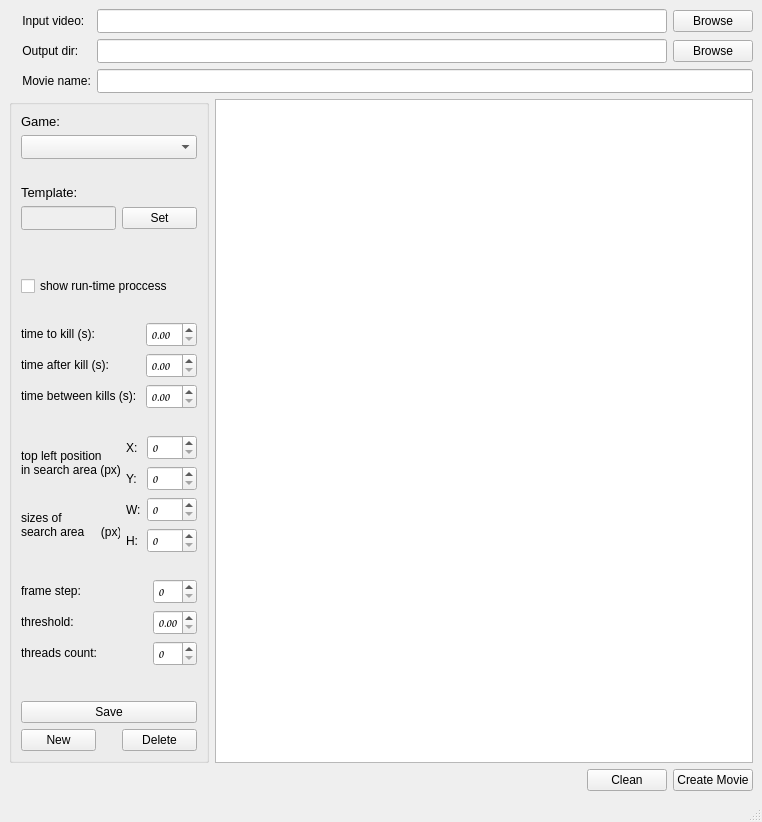
<?xml version="1.0" encoding="UTF-8"?>
<ui version="4.0">
 <class>MainWindow</class>
 <widget class="QMainWindow" name="MainWindow">
  <property name="geometry">
   <rect>
    <x>0</x>
    <y>0</y>
    <width>762</width>
    <height>822</height>
   </rect>
  </property>
  <property name="minimumSize">
   <size>
    <width>600</width>
    <height>0</height>
   </size>
  </property>
  <property name="windowTitle">
   <string notr="true">MovieHighlighter</string>
  </property>
  <widget class="QWidget" name="centralwidget">
   <layout class="QGridLayout" name="gridLayout_3">
    <item row="2" column="0">
     <layout class="QHBoxLayout" name="horizontalLayout_2">
      <item>
       <widget class="QGroupBox" name="propertyes_group_box">
        <property name="minimumSize">
         <size>
          <width>200</width>
          <height>0</height>
         </size>
        </property>
        <property name="maximumSize">
         <size>
          <width>177</width>
          <height>16777215</height>
         </size>
        </property>
        <property name="title">
         <string/>
        </property>
        <layout class="QGridLayout" name="gridLayout_4">
         <item row="9" column="0">
          <layout class="QVBoxLayout" name="verticalLayout_7">
           <property name="sizeConstraint">
            <enum>QLayout::SetFixedSize</enum>
           </property>
           <item>
            <layout class="QFormLayout" name="formLayout_4">
             <property name="sizeConstraint">
              <enum>QLayout::SetMinimumSize</enum>
             </property>
             <item row="0" column="0">
              <widget class="QLabel" name="ttk_lable">
               <property name="font">
                <font>
                 <pointsize>9</pointsize>
                </font>
               </property>
               <property name="toolTip">
                <string>How many seconds write to movie befor kill</string>
               </property>
               <property name="text">
                <string>time to kill (s):</string>
               </property>
              </widget>
             </item>
             <item row="0" column="1">
              <widget class="QDoubleSpinBox" name="ttk_spin">
               <property name="font">
                <font>
                 <family>Comic Sans MS</family>
                </font>
               </property>
               <property name="toolTip">
                <string>How many seconds write to movie befor kill</string>
               </property>
               <property name="styleSheet">
                <string notr="true"/>
               </property>
              </widget>
             </item>
             <item row="1" column="0">
              <widget class="QLabel" name="tak_lable">
               <property name="font">
                <font>
                 <pointsize>9</pointsize>
                </font>
               </property>
               <property name="toolTip">
                <string>How many seconds write to movie after kill</string>
               </property>
               <property name="text">
                <string>time after kill (s):</string>
               </property>
              </widget>
             </item>
             <item row="1" column="1">
              <widget class="QDoubleSpinBox" name="tak_spin">
               <property name="font">
                <font>
                 <family>Comic Sans MS</family>
                </font>
               </property>
               <property name="toolTip">
                <string>How many seconds write to movie after kill</string>
               </property>
              </widget>
             </item>
             <item row="2" column="0">
              <widget class="QLabel" name="tbk_lable">
               <property name="font">
                <font>
                 <pointsize>9</pointsize>
                </font>
               </property>
               <property name="toolTip">
                <string>How many seconds count before splice moments</string>
               </property>
               <property name="text">
                <string>time between kills (s): </string>
               </property>
              </widget>
             </item>
             <item row="2" column="1">
              <widget class="QDoubleSpinBox" name="tbk_spin">
               <property name="font">
                <font>
                 <family>Comic Sans MS</family>
                </font>
               </property>
               <property name="toolTip">
                <string>How many seconds count before splice moments</string>
               </property>
              </widget>
             </item>
            </layout>
           </item>
           <item>
            <spacer name="horizontalSpacer_2">
             <property name="orientation">
              <enum>Qt::Horizontal</enum>
             </property>
             <property name="sizeHint" stdset="0">
              <size>
               <width>40</width>
               <height>20</height>
              </size>
             </property>
            </spacer>
           </item>
           <item>
            <layout class="QGridLayout" name="gridLayout_2">
             <item row="3" column="1">
              <widget class="QLabel" name="width_lable">
               <property name="text">
                <string>H:</string>
               </property>
              </widget>
             </item>
             <item row="0" column="0" rowspan="2">
              <widget class="QLabel" name="pos_metrixs_lable">
               <property name="font">
                <font>
                 <pointsize>9</pointsize>
                </font>
               </property>
               <property name="toolTip">
                <string>Start point (x, y) in your video (not monitor)</string>
               </property>
               <property name="text">
                <string>&lt;html&gt;&lt;head/&gt;&lt;body&gt;&lt;p&gt;top left position&lt;br/&gt;in search area (px)&lt;/p&gt;&lt;/body&gt;&lt;/html&gt;</string>
               </property>
              </widget>
             </item>
             <item row="1" column="2">
              <widget class="QSpinBox" name="posY_spin">
               <property name="minimumSize">
                <size>
                 <width>50</width>
                 <height>0</height>
                </size>
               </property>
               <property name="font">
                <font>
                 <family>Comic Sans MS</family>
                </font>
               </property>
               <property name="toolTip">
                <string>Rectangel from point </string>
               </property>
              </widget>
             </item>
             <item row="2" column="2">
              <widget class="QSpinBox" name="width_spin">
               <property name="minimumSize">
                <size>
                 <width>50</width>
                 <height>0</height>
                </size>
               </property>
               <property name="font">
                <font>
                 <family>Comic Sans MS</family>
                </font>
               </property>
              </widget>
             </item>
             <item row="0" column="1">
              <widget class="QLabel" name="posX_lable">
               <property name="text">
                <string>X:</string>
               </property>
              </widget>
             </item>
             <item row="0" column="2">
              <widget class="QSpinBox" name="posX_spin">
               <property name="enabled">
                <bool>true</bool>
               </property>
               <property name="minimumSize">
                <size>
                 <width>50</width>
                 <height>0</height>
                </size>
               </property>
               <property name="font">
                <font>
                 <family>Comic Sans MS</family>
                </font>
               </property>
               <property name="toolTip">
                <string/>
               </property>
              </widget>
             </item>
             <item row="2" column="1">
              <widget class="QLabel" name="height_lable">
               <property name="text">
                <string>W:</string>
               </property>
              </widget>
             </item>
             <item row="2" column="0" rowspan="2">
              <widget class="QLabel" name="size_metrix_lable">
               <property name="font">
                <font>
                 <pointsize>9</pointsize>
                </font>
               </property>
               <property name="toolTip">
                <string>Rectagel where search kills flags</string>
               </property>
               <property name="text">
                <string>sizes of
search area     (px)</string>
               </property>
              </widget>
             </item>
             <item row="1" column="1">
              <widget class="QLabel" name="posY_lable">
               <property name="text">
                <string>Y:</string>
               </property>
              </widget>
             </item>
             <item row="3" column="2">
              <widget class="QSpinBox" name="height_spin">
               <property name="minimumSize">
                <size>
                 <width>50</width>
                 <height>0</height>
                </size>
               </property>
               <property name="font">
                <font>
                 <family>Comic Sans MS</family>
                </font>
               </property>
              </widget>
             </item>
            </layout>
           </item>
           <item>
            <spacer name="horizontalSpacer_3">
             <property name="orientation">
              <enum>Qt::Horizontal</enum>
             </property>
             <property name="sizeHint" stdset="0">
              <size>
               <width>40</width>
               <height>20</height>
              </size>
             </property>
            </spacer>
           </item>
           <item>
            <layout class="QFormLayout" name="formLayout_5">
             <item row="0" column="0">
              <widget class="QLabel" name="frame_step_lable">
               <property name="font">
                <font>
                 <pointsize>9</pointsize>
                </font>
               </property>
               <property name="toolTip">
                <string>How many frames skip - increment</string>
               </property>
               <property name="text">
                <string>frame step:</string>
               </property>
              </widget>
             </item>
             <item row="0" column="1">
              <widget class="QSpinBox" name="frame_step_spin">
               <property name="font">
                <font>
                 <family>Comic Sans MS</family>
                </font>
               </property>
               <property name="toolTip">
                <string>How many frames skip - increment</string>
               </property>
              </widget>
             </item>
             <item row="1" column="0">
              <widget class="QLabel" name="threshold_lable">
               <property name="font">
                <font>
                 <pointsize>9</pointsize>
                </font>
               </property>
               <property name="toolTip">
                <string>Threshold of match</string>
               </property>
               <property name="text">
                <string>threshold:</string>
               </property>
              </widget>
             </item>
             <item row="1" column="1">
              <widget class="QDoubleSpinBox" name="threshold_spin">
               <property name="font">
                <font>
                 <family>Comic Sans MS</family>
                </font>
               </property>
               <property name="toolTip">
                <string>Threshold of match</string>
               </property>
              </widget>
             </item>
             <item row="2" column="0">
              <widget class="QLabel" name="threads_count_lable">
               <property name="font">
                <font>
                 <pointsize>9</pointsize>
                </font>
               </property>
               <property name="toolTip">
                <string>You can set optimal value for your PC</string>
               </property>
               <property name="text">
                <string>threads count:               </string>
               </property>
              </widget>
             </item>
             <item row="2" column="1">
              <widget class="QSpinBox" name="threads_count_spin">
               <property name="font">
                <font>
                 <family>Comic Sans MS</family>
                </font>
               </property>
               <property name="toolTip">
                <string>You can set optimal value for your PC</string>
               </property>
              </widget>
             </item>
            </layout>
           </item>
           <item>
            <spacer name="verticalSpacer">
             <property name="orientation">
              <enum>Qt::Vertical</enum>
             </property>
             <property name="sizeHint" stdset="0">
              <size>
               <width>20</width>
               <height>40</height>
              </size>
             </property>
            </spacer>
           </item>
           <item>
            <widget class="QPushButton" name="save_push_btn">
             <property name="maximumSize">
              <size>
               <width>16777215</width>
               <height>16777215</height>
              </size>
             </property>
             <property name="toolTip">
              <string>Save current settings</string>
             </property>
             <property name="layoutDirection">
              <enum>Qt::LeftToRight</enum>
             </property>
             <property name="text">
              <string>Save</string>
             </property>
             <property name="flat">
              <bool>false</bool>
             </property>
            </widget>
           </item>
           <item>
            <layout class="QHBoxLayout" name="horizontalLayout_7">
             <property name="spacing">
              <number>26</number>
             </property>
             <item>
              <widget class="QPushButton" name="new_push_btn">
               <property name="toolTip">
                <string>Create new game's settings</string>
               </property>
               <property name="text">
                <string>New</string>
               </property>
              </widget>
             </item>
             <item>
              <widget class="QPushButton" name="delete_push_btn">
               <property name="maximumSize">
                <size>
                 <width>75</width>
                 <height>16777215</height>
                </size>
               </property>
               <property name="toolTip">
                <string>Delete current settings</string>
               </property>
               <property name="text">
                <string>Delete</string>
               </property>
              </widget>
             </item>
            </layout>
           </item>
          </layout>
         </item>
         <item row="7" column="0">
          <widget class="QCheckBox" name="checkBox">
           <property name="toolTip">
            <string>You can look to real time proccess</string>
           </property>
           <property name="text">
            <string>show run-time proccess</string>
           </property>
          </widget>
         </item>
         <item row="0" column="0">
          <widget class="QLabel" name="game_lable">
           <property name="font">
            <font>
             <family>MS Shell Dlg 2</family>
             <pointsize>10</pointsize>
             <weight>50</weight>
             <bold>false</bold>
            </font>
           </property>
           <property name="toolTip">
            <string>Your settings names</string>
           </property>
           <property name="text">
            <string>Game:</string>
           </property>
          </widget>
         </item>
         <item row="1" column="0">
          <widget class="QComboBox" name="games_list">
           <property name="font">
            <font>
             <family>Comic Sans MS</family>
            </font>
           </property>
           <property name="toolTip">
            <string>Your settings names</string>
           </property>
          </widget>
         </item>
         <item row="2" column="0">
          <spacer name="horizontalSpacer_6">
           <property name="orientation">
            <enum>Qt::Horizontal</enum>
           </property>
           <property name="sizeHint" stdset="0">
            <size>
             <width>40</width>
             <height>20</height>
            </size>
           </property>
          </spacer>
         </item>
         <item row="5" column="0">
          <spacer name="horizontalSpacer_4">
           <property name="orientation">
            <enum>Qt::Horizontal</enum>
           </property>
           <property name="sizeHint" stdset="0">
            <size>
             <width>40</width>
             <height>20</height>
            </size>
           </property>
          </spacer>
         </item>
         <item row="8" column="0">
          <spacer name="horizontalSpacer_5">
           <property name="orientation">
            <enum>Qt::Horizontal</enum>
           </property>
           <property name="sizeHint" stdset="0">
            <size>
             <width>40</width>
             <height>20</height>
            </size>
           </property>
          </spacer>
         </item>
         <item row="3" column="0">
          <layout class="QVBoxLayout" name="verticalLayout_5">
           <item>
            <widget class="QLabel" name="template_lable">
             <property name="font">
              <font>
               <pointsize>10</pointsize>
              </font>
             </property>
             <property name="toolTip">
              <string>Image which used for finding kills</string>
             </property>
             <property name="text">
              <string>Template:</string>
             </property>
            </widget>
           </item>
           <item>
            <layout class="QHBoxLayout" name="horizontalLayout_3">
             <item>
              <widget class="QLineEdit" name="template_line_edit">
               <property name="enabled">
                <bool>false</bool>
               </property>
               <property name="font">
                <font>
                 <family>Comic Sans MS</family>
                </font>
               </property>
               <property name="toolTip">
                <string>Image which used for finding kills</string>
               </property>
              </widget>
             </item>
             <item>
              <widget class="QPushButton" name="set_push_btn">
               <property name="minimumSize">
                <size>
                 <width>75</width>
                 <height>0</height>
                </size>
               </property>
               <property name="maximumSize">
                <size>
                 <width>15</width>
                 <height>16777215</height>
                </size>
               </property>
               <property name="baseSize">
                <size>
                 <width>20</width>
                 <height>0</height>
                </size>
               </property>
               <property name="toolTip">
                <string>Select image</string>
               </property>
               <property name="text">
                <string>Set</string>
               </property>
              </widget>
             </item>
            </layout>
           </item>
          </layout>
         </item>
         <item row="6" column="0">
          <spacer name="horizontalSpacer_7">
           <property name="orientation">
            <enum>Qt::Horizontal</enum>
           </property>
           <property name="sizeHint" stdset="0">
            <size>
             <width>40</width>
             <height>20</height>
            </size>
           </property>
          </spacer>
         </item>
        </layout>
       </widget>
      </item>
      <item>
       <widget class="QTextBrowser" name="textBrowser">
        <property name="font">
         <font>
          <family>Comic Sans MS</family>
         </font>
        </property>
       </widget>
      </item>
     </layout>
    </item>
    <item row="0" column="0">
     <layout class="QFormLayout" name="formLayout_3">
      <item row="0" column="0">
       <widget class="QLabel" name="input_video_lable">
        <property name="toolTip">
         <string>Path to video whith game</string>
        </property>
        <property name="text">
         <string>    Input video:</string>
        </property>
       </widget>
      </item>
      <item row="0" column="1">
       <layout class="QHBoxLayout" name="horizontalLayout_4">
        <item>
         <widget class="QLineEdit" name="input_video_line_edit">
          <property name="font">
           <font>
            <family>Comic Sans MS</family>
           </font>
          </property>
          <property name="toolTip">
           <string>Path to video whith game</string>
          </property>
         </widget>
        </item>
        <item>
         <widget class="QPushButton" name="input_video_push_btn">
          <property name="toolTip">
           <string>Select video</string>
          </property>
          <property name="text">
           <string>Browse</string>
          </property>
         </widget>
        </item>
       </layout>
      </item>
      <item row="1" column="0">
       <widget class="QLabel" name="output_dir_lable">
        <property name="toolTip">
         <string>Path to folder for movie-game</string>
        </property>
        <property name="text">
         <string>    Output dir:</string>
        </property>
       </widget>
      </item>
      <item row="1" column="1">
       <layout class="QHBoxLayout" name="horizontalLayout_5">
        <item>
         <widget class="QLineEdit" name="output_dir_line_edit">
          <property name="font">
           <font>
            <family>Comic Sans MS</family>
           </font>
          </property>
          <property name="toolTip">
           <string>Path to folder for movie-game</string>
          </property>
         </widget>
        </item>
        <item>
         <widget class="QPushButton" name="output_dir_push_btn">
          <property name="toolTip">
           <string>Select directory</string>
          </property>
          <property name="text">
           <string>Browse</string>
          </property>
         </widget>
        </item>
       </layout>
      </item>
      <item row="2" column="0">
       <widget class="QLabel" name="movie_name_lable">
        <property name="toolTip">
         <string>&lt;html&gt;&lt;head/&gt;&lt;body&gt;&lt;p&gt;Movie-game name&lt;/p&gt;&lt;/body&gt;&lt;/html&gt;</string>
        </property>
        <property name="text">
         <string>    Movie name:</string>
        </property>
       </widget>
      </item>
      <item row="2" column="1">
       <widget class="QLineEdit" name="movie_name_line_edit">
        <property name="font">
         <font>
          <family>Comic Sans MS</family>
         </font>
        </property>
        <property name="toolTip">
         <string>&lt;html&gt;&lt;head/&gt;&lt;body&gt;&lt;p&gt;Movie-game name&lt;/p&gt;&lt;/body&gt;&lt;/html&gt;</string>
        </property>
       </widget>
      </item>
     </layout>
    </item>
    <item row="3" column="0">
     <layout class="QHBoxLayout" name="horizontalLayout_8">
      <property name="spacing">
       <number>6</number>
      </property>
      <item>
       <spacer name="horizontalSpacer">
        <property name="orientation">
         <enum>Qt::Horizontal</enum>
        </property>
        <property name="sizeHint" stdset="0">
         <size>
          <width>40</width>
          <height>20</height>
         </size>
        </property>
       </spacer>
      </item>
      <item>
       <widget class="QPushButton" name="clean_psh_btn">
        <property name="toolTip">
         <string>Clean text browser</string>
        </property>
        <property name="text">
         <string>Clean</string>
        </property>
       </widget>
      </item>
      <item>
       <widget class="QPushButton" name="create_movie_push_btn">
        <property name="toolTip">
         <string>Create clip</string>
        </property>
        <property name="text">
         <string>Create Movie</string>
        </property>
       </widget>
      </item>
     </layout>
    </item>
   </layout>
  </widget>
  <widget class="QMenuBar" name="menubar">
   <property name="geometry">
    <rect>
     <x>0</x>
     <y>0</y>
     <width>762</width>
     <height>21</height>
    </rect>
   </property>
  </widget>
  <widget class="QStatusBar" name="statusbar"/>
 </widget>
 <resources>
  <include location="../../Movie.qrc"/>
 </resources>
 <connections/>
</ui>
